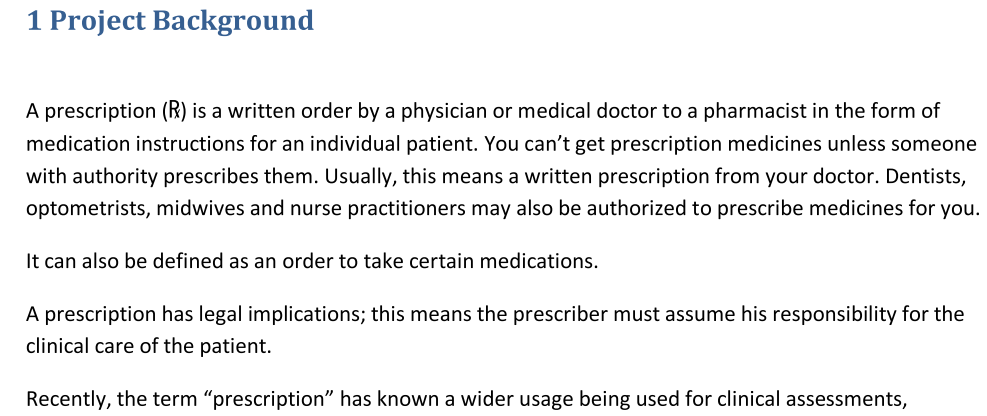
#> input picture images1.jpeg, 987 x 416 px
$ jupyter execute --allow-errors Untitled.ipynb
#> lines starting #> are read from the running program, lines starting #| are printed output that depends on the picture; after the words box and inside, x2 and y2 are one past the last pixel; in counts of white or black regions, pixels touching at a corner belong together
[cell 1]
import cv2
import sys
import pytesseract
import numpy as np
import pytesseract
from PIL import Image
from pytesseract import image_to_string
import matplotlib.pyplot as plt

[cell 2]
img=cv2.imread("./images1.jpeg")
#> img is the input picture: shape (416, 987, 3); mean B, G, R 238.7, 238.4, 238.2
img = cv2.cvtColor(img, cv2.COLOR_BGR2GRAY)
#> img: shape (416, 987)
img = cv2.threshold(img, 0, 255,cv2.THRESH_BINARY | cv2.THRESH_OTSU)[1]
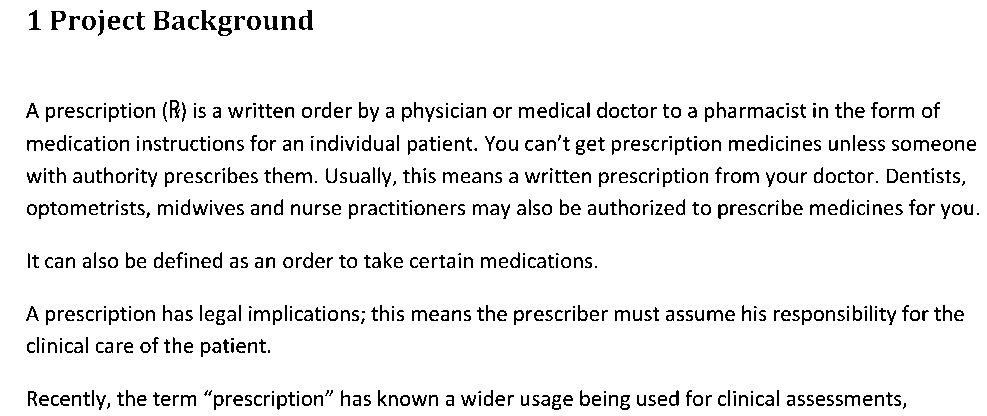
#> img: shape (416, 987); 92.7% white; black in thin lines or dots
#img = cv2.adaptiveThreshold(img, 255, cv2.ADAPTIVE_THRESH_GAUSSIAN_C, cv2.THRESH_BINARY, 31, 2)
cv2.imwrite("./thres1.png", img)
#> (the rest of this cell did not finish here and is left out)


$ run again, with thres.png saved as images1.jpeg
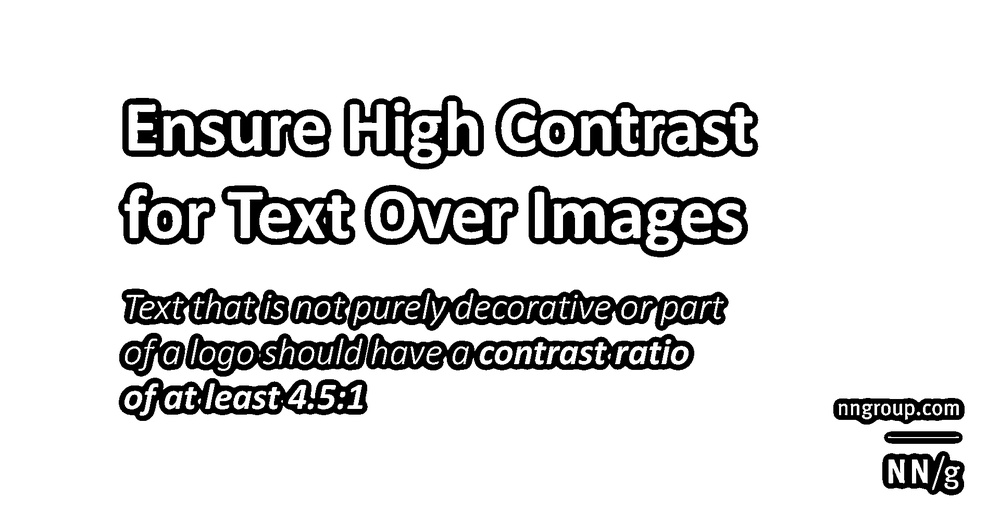
#> input picture thres.png, 1000 x 523 px, shrunk from 1920 x 1004 before the run
#> img is the input picture: shape (523, 1000, 3); min 0, max 255, mean 221.1
#> `img = cv2.threshold(img, 0, 255,cv2.THRESH_BINARY | cv2.THRESH_OTSU)[1]`:
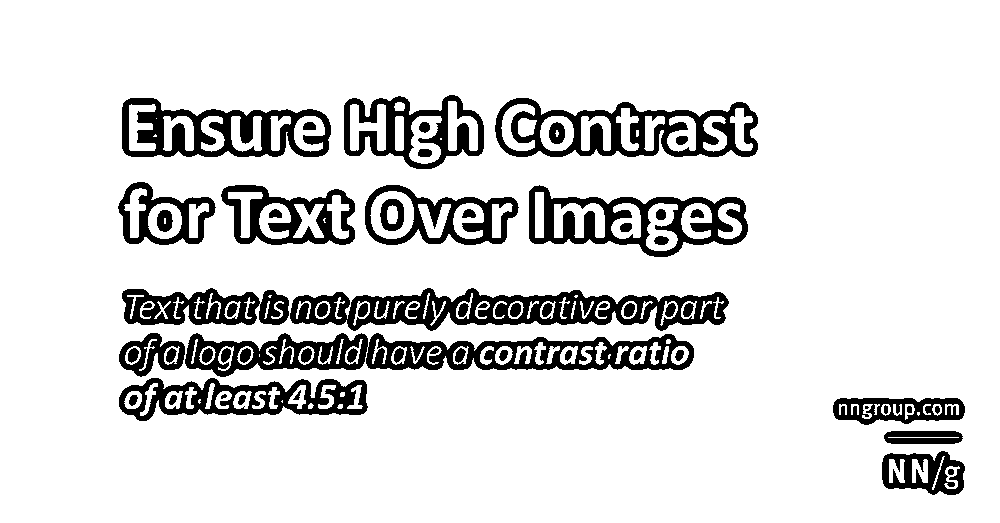
#> img: shape (523, 1000); 86.6% white; 65 black regions (1 under 20 px), largest, box (x1, y1, x2, y2) and area: (185, 333, 694, 377) 9876, (290, 288, 729, 331) 9030, (495, 98, 758, 157) 6527
